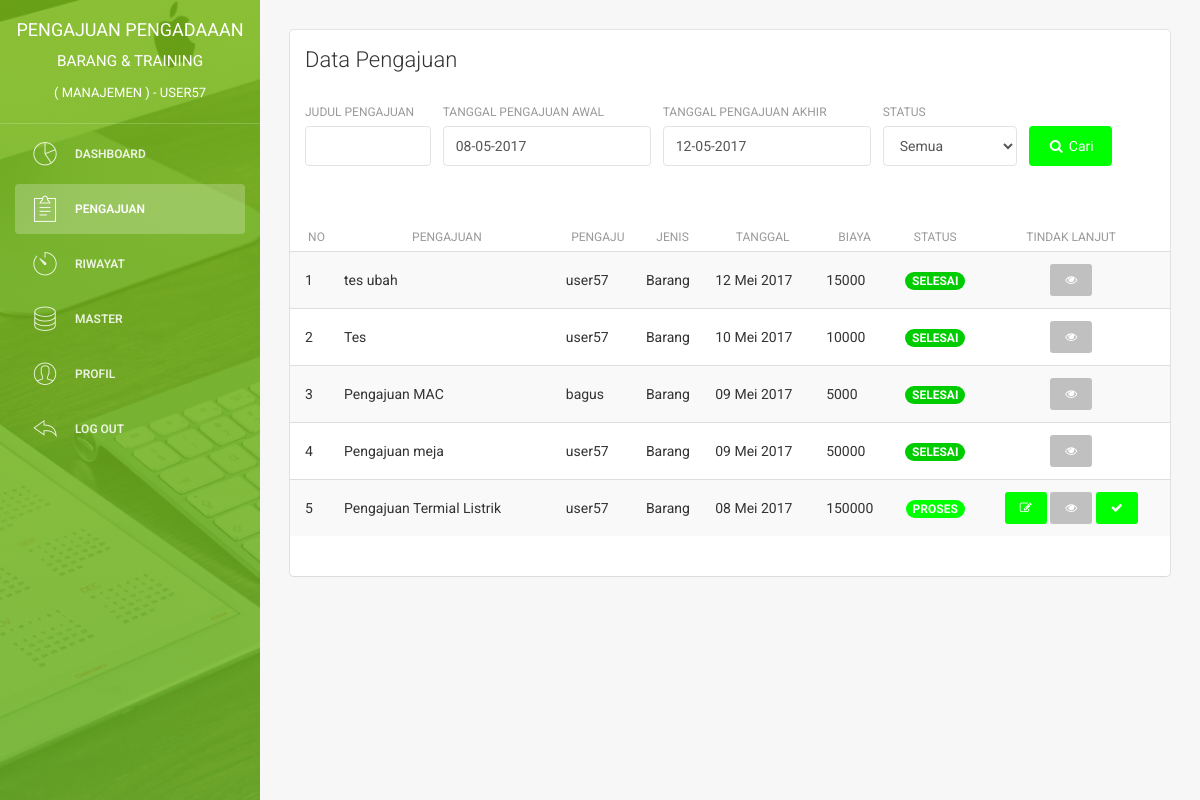
/admin/pengajuan.php (signed in), run on the app's committed database.
### tables this page shows
CREATE TABLE `user` (
  `id_user` int(11) NOT NULL,
  `username` varchar(225) NOT NULL,
  `email` varchar(225) NOT NULL,
  `password` varchar(225) NOT NULL,
  `nama_depan` varchar(225) NOT NULL,
  `nama_belakang` varchar(225) NOT NULL,
  `jk` enum('laki-laki','perempuan') NOT NULL,
  `no_hp` varchar(50) NOT NULL,
  `alamat` text NOT NULL,
  `role` enum('manajemen','tim') NOT NULL,
  `pembuatan_akun` date NOT NULL,
  `update_akun` date NOT NULL
);

CREATE TABLE `pengajuan` (
  `id_pengajuan` int(11) NOT NULL,
  `pengajuan` varchar(225) NOT NULL,
  `id_user` int(11) NOT NULL,
  `id_jenis_pengajuan` int(11) NOT NULL,
  `tanggal_pengajuan` date NOT NULL,
  `gambar` varchar(225) NOT NULL,
  `biaya` int(225) NOT NULL,
  `alasan` text NOT NULL,
  `keterangan` text NOT NULL,
  `jadwal_pelaksanaan` date NOT NULL,
  `catatan` text NOT NULL,
  `status` enum('menunggu','proses','selesai') NOT NULL,
  `update_pengajuan` date NOT NULL
);

CREATE TABLE `jenis_pengajuan` (
  `id_jenis_pengajuan` int(11) NOT NULL,
  `jenis_pengajuan` varchar(25) NOT NULL,
  `deskripsi` text NOT NULL
);

### admin/pengajuan.php (the view, shortened to what the rows shown need)
<?php
    include '../system/koneksi.php';
    function tanggal_indo($tanggal){
        $bulan = array (1 =>   'Januari',
                'Februari',
                'Maret',
                'April',
                'Mei',
                'Juni',
                'Juli',
                'Agustus',
                'September',
                'Oktober',
                'November',
                'Desember'
        );
        $split = explode('-', $tanggal);
        return $split[2] . ' ' . $bulan[ (int)$split[1] ] . ' ' . $split[0];
    }
?>
<!doctype html>
<html lang="en">
<head>
    <link href="../assets/css/bootstrap.min.css" rel="stylesheet" />
    <link href="../assets/css/animate.min.css" rel="stylesheet"/>
    <link href="../assets/css/light-bootstrap-dashboard.css" rel="stylesheet"/>
    <link href="../assets/css/demo.css" rel="stylesheet" />
    <link href="http://maxcdn.bootstrapcdn.com/font-awesome/4.2.0/css/font-awesome.min.css" rel="stylesheet">
    <link href="../assets/css/pe-icon-7-stroke.css" rel="stylesheet" />
    <link rel="stylesheet" href="../assets/dist/sweetalert.css">
    <link rel="stylesheet" href="//code.jquery.com/ui/1.12.1/themes/base/jquery-ui.css">
    <link rel="stylesheet" href="../assets/css/datepicker.css">
</head>
<body><div class="wrapper">
        <div class="sidebar" data-color="green" data-image="../assets/img/sidebar.jpg">
            <div class="sidebar-wrapper">
                <div class="logo">
                    <a href="index" class="simple-text">
    <?php
    $query_login = "SELECT * FROM user WHERE email ='$_SESSION[email]'";
        $result_login = mysqli_query($con, $query_login);
        $data_login = mysqli_fetch_assoc($result_login);
        $username = $data_login["username"];
    ?>
                        Pengajuan Pengadaaan <small>Barang & Training <br> <small>( Manajemen ) - <?php echo $username ?></small></small>
                    </a>
                </div>
            </div>
        </div>
        <div class="main-panel">
            <div class="content">
                <div class="container-fluid">
                    <div class="row">
                        <div class="col-md-12">
                            <div class="card">
                                <div class="content table-responsive table-full-width">
<?php
        if (isset($_GET['judul'])) {
            $pengajuan = ($_GET["judul"]);
            $first = date_create(($_GET["tanggal_awal"]));
            $lass = date_create(($_GET["tanggal_akhir"]));
            $awal = date_format($first,"Y-m-d");
            $akhir = date_format($lass,"Y-m-d");
            $sts= ($_GET["status"]);
                if ($sts == "semua"){
                    $status = "";
                }else{
                    $status = $sts;
                }
            if( $pengajuan == ""){
                $query = "SELECT a.id_pengajuan, a.pengajuan, a.id_user,  b.username, a.id_jenis_pengajuan, c.jenis_pengajuan, a.tanggal_pengajuan,
                            a.biaya, a.status FROM pengajuan AS a INNER JOIN user AS b INNER JOIN jenis_pengajuan AS c WHERE a.id_user = b.id_user AND a.id_jenis_pengajuan = c.id_jenis_pengajuan
                            AND (a.tanggal_pengajuan BETWEEN '$awal' AND '$akhir') AND a.status like '%$status%' ORDER BY a.id_pengajuan DESC" ;
            }else {
                $query = "SELECT a.id_pengajuan, a.pengajuan, a.id_user,  b.username, a.id_jenis_pengajuan, c.jenis_pengajuan, a.tanggal_pengajuan,
                            a.biaya, a.status FROM pengajuan AS a INNER JOIN user AS b INNER JOIN jenis_pengajuan AS c WHERE a.id_user = b.id_user AND a.id_jenis_pengajuan = c.id_jenis_pengajuan
                            AND a.pengajuan like '%$pengajuan%' AND (a.tanggal_pengajuan BETWEEN '$awal' AND '$akhir') AND a.status like '%$status%' ORDER BY a.id_pengajuan DESC" ;
            }
        }
        else {
            $query = "SELECT a.id_pengajuan, a.pengajuan, a.id_user,  b.username, a.id_jenis_pengajuan, c.jenis_pengajuan, a.tanggal_pengajuan,
                        a.biaya, a.status FROM pengajuan AS a INNER JOIN user AS b INNER JOIN jenis_pengajuan AS c WHERE a.id_user = b.id_user AND a.id_jenis_pengajuan = c.id_jenis_pengajuan
                        ORDER BY a.id_pengajuan DESC" ;
        }
            $result = mysqli_query($con, $query);
            if($result->num_rows == 0){
                                    echo '<div class="content table-responsive table-full-width">
                                        <table class="table table-hover table-striped">
                                            <thead>
                                                <th>No</th>
                                                <th>Pengajuan</th>
                                                <th>Pengaju</th>
                                                <th>Jenis</th>
                                                <th>tanggal</th>
                                                <th>biaya</th>
                                                <th>status</th>
                                                <th>Tindak Lanjut</th>
                                            </thead>
                                            <tbody>
                                                <tr>
                                                    <td colspan="8" align="center">
                                                        Anda tidak memiliki pengajuan
                                                        <br>
                                                        <a href="pengajuan">
                                                            <button type="button" class="btn btn-primary btn-fill btn-sm">
                                                                <i class="fa fa-refresh"></i> Refresh data
                                                            </button>
                                                        </a>
                                                    </td>
                                                </tr>
                                            </tbody>
                                        </table>
                                    </div>';
            }
            else {
                $no = 1;
                                    echo '<div class="content table-responsive table-full-width">
                                        <table class="table table-hover table-striped table-paginate">
                                            <thead>
                                                <th>No</th>
                                                <th>Pengajuan</th>
                                                <th>Pengaju</th>
                                                <th>Jenis</th>
                                                <th>tanggal</th>
                                                <th>biaya</th>
                                                <th>status</th>
                                                <th>Tindak Lanjut</th>
                                            </thead>
                                            <tbody>';
                while($data = mysqli_fetch_assoc($result)){
                                                echo '<tr>
                                                        <td>'.$no.'</td>
                                                        <td>'.$data['pengajuan'].'</td>
                                                        <td>'.$data['username'].'</td>
                                                        <td>'.$data['jenis_pengajuan'].'</td>
                                                        <td>'.tanggal_indo(''.$data['tanggal_pengajuan'].'').' </td>
                                                        <td>'.$data['biaya'].'</td>
                                                        <td align = "center">';
                    if( $data['status'] == "menunggu" ){
                                                            echo '<span class="badge menunggu upper">'.$data['status'].'</span>';
                    }else if ($data['status'] == "proses"){
                                                            echo '<span class="badge proses upper">'.$data['status'].'</span>';
                    }else{
                                                            echo '<span class="badge selesai upper">'.$data['status'].'</span>';
                    }
                                                        echo '</td>
                                                        <td align = "center">';
        if( $data['status'] == "menunggu" ){
                                                        echo '<button onclick="pengajuanditerima('.$data['id_pengajuan'].')" type="button" class="btn btn-primary btn-fill btn-sm">
                                                            <i class="fa fa-check"></i>
                                                        </button>
                                                        <button onclick="pengajuanditolak('.$data['id_pengajuan'].')" type="button" class="btn btn-danger  btn-fill btn-sm">
                                                            <i class="fa fa-close"></i>
                                                        </button>
                                                        <a href="detail_pengajuan?id='.$data['id_pengajuan'].'">
                                                            <button type="button" class="btn btn-info btn-fill btn-sm">
                                                                <i class="fa fa-eye"></i>
                                                            </button>
                                                        </a>';
        }
        else if ($data['status'] == "proses"){
                                                        echo '<a href="pengajuan_diubah?id='.$data['id_pengajuan'].'">
                                                            <button onclick="pengajuandiubah('.$data['id_pengajuan'].')" type="button" class="btn btn-primary  btn-fill btn-sm">
                                                                <i class="fa fa-edit"></i>
                                                            </button>
                                                        </a>
                                                        <a href="detail_pengajuan?id='.$data['id_pengajuan'].'">
                                                            <button type="button" class="btn btn-info btn-fill btn-sm">
                                                                <i class="fa fa-eye"></i>
                                                            </button>
                                                        </a>
                                                        <button onclick="pengajuandiselesaikan('.$data['id_pengajuan'].')" type="button" name="input" class="btn btn-primary  btn-fill btn-sm">
                                                            <i class="fa fa-check"></i>
                                                        </button>';
        }else if($data['status'] == "selesai"){
                                                        echo '<a href="detail_pengajuan?id='.$data['id_pengajuan'].'">
                                                            <button type="button" class="btn btn-info btn-fill btn-sm">
                                                                <i class="fa fa-eye"></i>
                                                            </button>
                                                        </a>';
        }
                                                    echo'</td>
                                                    </tr>';
                                                    $no++;
                }
                                            echo'</tbody>
                                        </table>
                                    </div>';
            }
            ?>
                                </div>
                            </div>
                        </div>
                    </div>
                </div>
            </div>
        </div>
    </div>
</body>
</html>

### data on the page
user: username "USER57"
pengajuan: pengajuan "tes ubah", id_user.username "user57", id_jenis_pengajuan.jenis_pengajuan "Barang", tanggal_pengajuan "12 Mei 2017", biaya "15000", status "SELESAI"
pengajuan: pengajuan "Tes", id_user.username "user57", id_jenis_pengajuan.jenis_pengajuan "Barang", tanggal_pengajuan "10 Mei 2017", biaya "10000", status "SELESAI"
pengajuan: pengajuan "Pengajuan MAC", id_user.username "bagus", id_jenis_pengajuan.jenis_pengajuan "Barang", tanggal_pengajuan "09 Mei 2017", biaya "5000", status "SELESAI"
pengajuan: pengajuan "Pengajuan meja", id_user.username "user57", id_jenis_pengajuan.jenis_pengajuan "Barang", tanggal_pengajuan "09 Mei 2017", biaya "50000", status "SELESAI"
pengajuan: pengajuan "Pengajuan Termial Listrik", id_user.username "user57", id_jenis_pengajuan.jenis_pengajuan "Barang", tanggal_pengajuan "08 Mei 2017", biaya "150000", status "PROSES"
